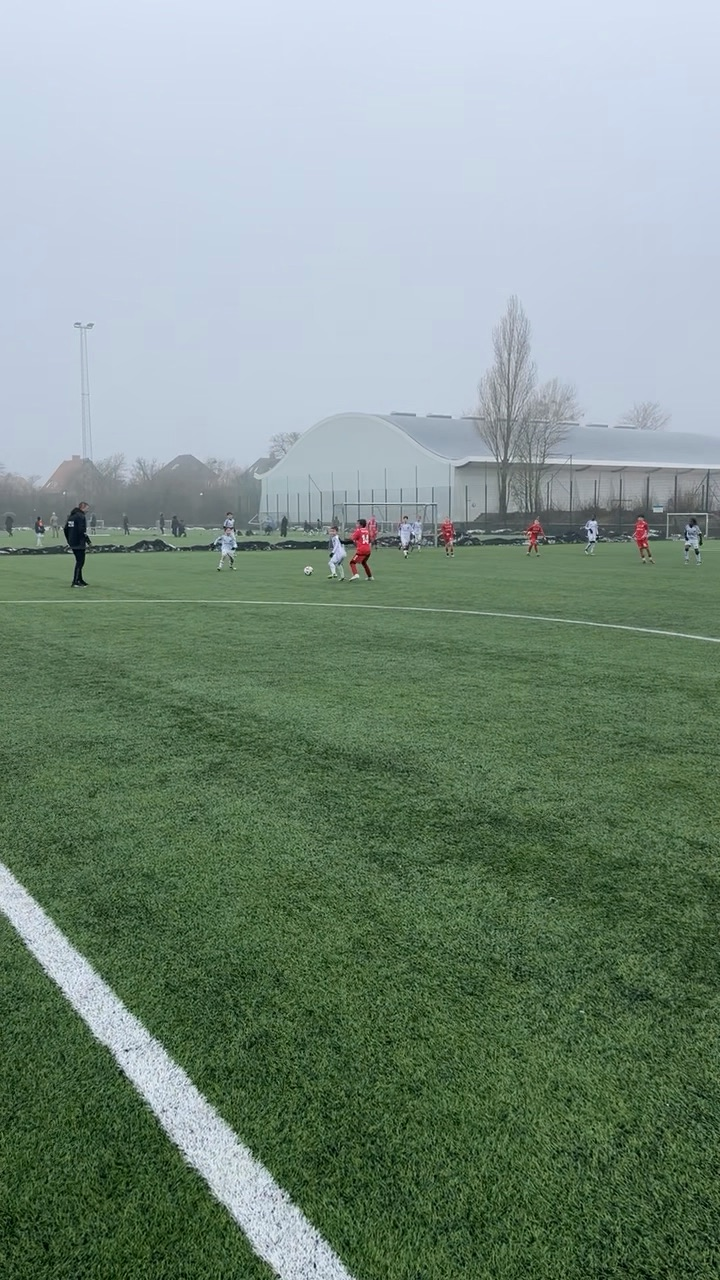
#> input picture backend/uploads/0153da80-8192-4208-87ac-5e7f6d38eeb5-marker.jpg, 720 x 1280 px
$ python -i native_goal_frame.py   (imports and definitions only)
#> lines starting #> are read from the running program, lines starting #| are printed output that depends on the picture; after the words box and inside, x2 and y2 are one past the last pixel; in counts of white or black regions, pixels touching at a corner belong together
#> further down, picture is the input picture: shape (1280, 720, 3); mean B, G, R 131.4, 143.8, 124.1
### backend/native_ball_reappearance.py
"""Local ball reidentification across a bounded body occlusion.

Compares native pixels after independent ball detections exist on both sides.
User circles and appearance-only optical flow are search hints, not classified
ball measurements. This module cannot create an event or make a model API call.
"""
from __future__ import annotations

from copy import deepcopy
import hashlib
import math
import re

VERSION = 1
SOURCE = "LOCAL_NATIVE_BALL_REIDENTIFICATION"
METHOD = "CLASSIFIED_APPEARANCE_CAMERA_MOTION"
MAX_GAP_MS = 900
MIN_AFTER_SAMPLES = 3
MIN_AFTER_SPAN_MS = 80
MIN_BALL_CONFIDENCE = 0.25
MIN_SIMILARITY = 0.90
MIN_ALTERNATIVE_MARGIN = 0.12
MIN_MOTION_DIAMETERS = 0.75
MIN_INTERIOR_STD = 8.
_SHA = re.compile(r"^[0-9a-f]{64}$")


def number(v):
    return isinstance(v, (int, float)) and not isinstance(v, bool) and math.isfinite(v)


def box_ok(box):
    if not isinstance(box, dict) or not all(number(box.get(k)) for k in ("x", "y", "w", "h")):
        return False
    x, y, w, h = (float(box[k]) for k in ("x", "y", "w", "h"))
    return 0 <= x < 1 and 0 <= y < 1 and 0 < w < .2 and 0 < h < .2 and x+w <= 1 and y+h <= 1


# [36 lines left out: functions _crop, _descriptor, not called in this run]


def _sha(patch):
    return hashlib.sha256(patch.tobytes()).hexdigest()


# [209 lines left out: functions _verified_time, _reference_center, _classified, _preexisting_stationary, measure_native_link, not called in this run]

### backend/native_goal_frame.py
"""Measure post/crossbar image candidates; projected frame is not goal depth.

A ball inside this 2D rectangle may still be in front of the goal. These
measurements aid image review and never substitute for a goal-plane verdict.
"""
import math

import native_ball_reappearance as native


def candidates(image,reference_box=None,*,details=False):
#> called with details = False
    import cv2
    import numpy as np
    h,w=image.shape[:2]
#> h = 1280; w = 720
    # Structural line detection is independent of ball/event labels.
    gray=cv2.cvtColor(image,cv2.COLOR_BGR2GRAY)
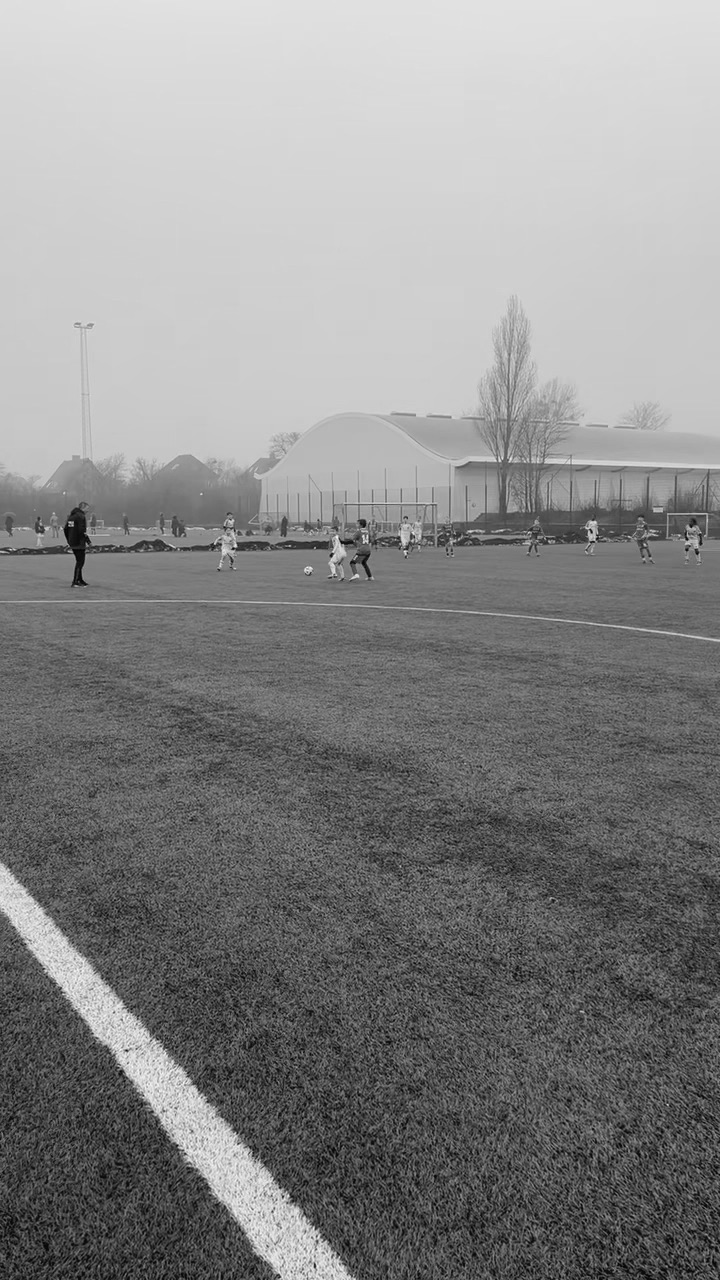
#> gray: shape (1280, 720); min 3, max 251, mean 136.5
    edges=cv2.Canny(gray,25,65)
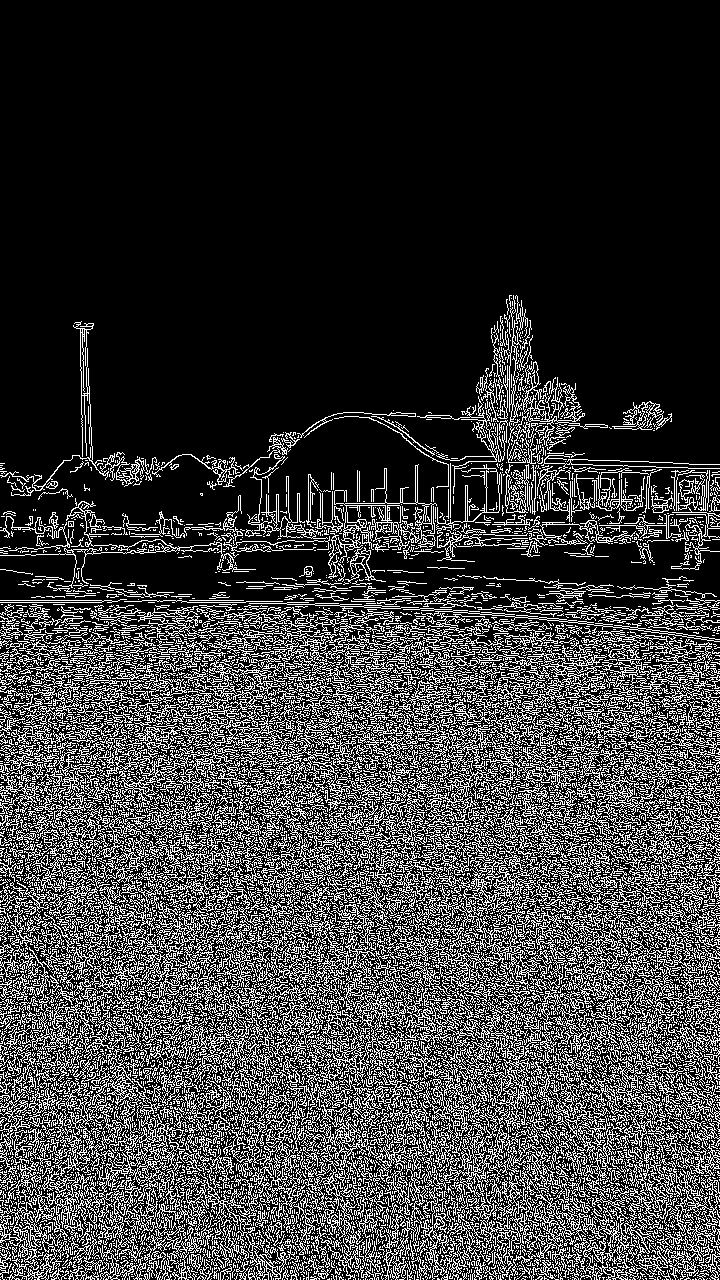
#> edges: shape (1280, 720); 23% white in thin lines or dots, all inside (x1, y1, x2, y2) = (0, 295, 720, 1280)
    if native.box_ok(reference_box):
        cy=(reference_box['y']+reference_box['h']/2)*h
        y0,y1=max(0,int(cy-.16*h)),min(h,int(cy+.12*h))
        edges[:y0]=0;edges[y1:]=0
    found=cv2.HoughLinesP(edges,1,np.pi/720,threshold=35,
        minLineLength=max(25,round(h*.025)),maxLineGap=15)
#> found = 1677 rows, first 6: [39, 576, 719, 1256], [26, 573, 718, 1265], [73, 1279, 414, 572], [22, 600, 701, 1279], [137, 1279, 715, 701], [30, 520, 719, 1209]
    empty={'projected_frame_candidates':[],'post_line_candidates':[],'crossbar_line_candidates':[]}
    if found is None:return empty if details else []
    vertical,horizontal=[],[]
    found=np.asarray(found)
    if found.size%4 or not found.size:return empty if details else []
    for x1,y1,x2,y2 in found.reshape(-1,4):
        dx,dy=x2-x1,y2-y1
        if dy<0:x1,y1,x2,y2=x2,y2,x1,y1;dx,dy=-dx,-dy
        length=math.hypot(dx,dy)
        count=max(20,int(length/3))
        xx=np.clip(np.linspace(x1,x2,count).round().astype(int),1,w-2)
        yy=np.clip(np.linspace(y1,y2,count).round().astype(int),1,h-2)
        # Look just inside either detected edge for a light frame member.
        brightness=np.maximum.reduce([gray[yy,xx],gray[yy,xx-1],gray[yy,xx+1],
                                      gray[yy-1,xx],gray[yy+1,xx]])
        if float(np.median(brightness))<65:continue
        if dy>h*.025 and abs(dx)<dy*.13:
            vertical.append((float(x1),float(y1),float(x2),float(y2)))
        elif abs(dx)>w*.10 and abs(dy)<abs(dx)*.13:
            if dx<0:x1,y1,x2,y2=x2,y2,x1,y1
            horizontal.append((float(x1),float(y1),float(x2),float(y2)))
#> this loop made 1677 passes
#> (x1, y1, x2, y2, dx, dy, length, count) on passes 1 to 12: (39, 576, 719, 1256, 680, 680, 961.7, 320), (26, 573, 718, 1265, 692, 692, 978.6, 326), (414, 572, 73, 1279, -341, 707, 784.9, 261), (22, 600, 701, 1279, 679, 679, 960.3, 320), (715, 701, 137, 1279, -578, 578, 817.4, 272), (30, 520, 719, 1209, 689, 689, 974.4, 324), (57, 577, 719, 1239, 662, 662, 936.2, 312), (4, 838, 714, 1278, 710, 440, 835.3, 278), (208, 523, 719, 1143, 511, 620, 803.4, 267), (713, 539, 0, 1252, -713, 713, 1008.3, 336), (535, 361, 493, 544, -42, 183, 187.8, 62), (2, 660, 670, 1278, 668, 618, 910, 303)
#> (dx, dy, x1, y1, x2, y2) on passes 83, 103, 106, 110, 111, 116: (-114, 8, 605, 509, 719, 501), (-560, 560, 717, 719, 157, 1279), (-276, 18, 217, 537, 493, 519), (-715, 656, 719, 616, 4, 1272), (-283, 6, 1, 555, 284, 549), (-692, 606, 718, 671, 26, 1277)
#> after the loop, horizontal = 140 items, first 6: (605, 509, 719, 501), (217, 537, 493, 519), (1, 555, 284, 549), (221, 547, 707, 532), (232, 532, 648, 495), (448, 501, 717, 484); vertical = 107 items, first 6: (13, 600, 27, 1275), (0, 725, 21, 1279), (85, 628, 97, 1279), (675, 566, 623, 1163), (700, 593, 719, 872), (52, 622, 49, 1272)
    vertical.sort(key=lambda r:r[0])
    merged=[]
    for line in vertical:
        match=next((i for i,old in enumerate(merged) if abs((line[0]+line[2]-old[0]-old[2])/2)<8
            and max(line[1],old[1])-min(line[3],old[3])<h*.08),None)
        if match is None:merged.append(line)
        else:
            old=merged[match];upper=min((old,line),key=lambda r:r[1]);lower=max((old,line),key=lambda r:r[3])
            merged[match]=(upper[0],upper[1],lower[2],lower[3])
#> this loop made 107 passes
#> (line, match, lower) on passes 2, 5, 7, 9, 11, 12: ((0, 757, 9, 1279), 0, (0, 725, 21, 1279)), ((0, 891, 7, 1253), 0, (0, 725, 21, 1279)), ((0, 1098, 1, 1276), 1, (0, 1010, 4, 1279)), ((1, 775, 8, 1113), 0, (0, 708, 21, 1279)), ((3, 1106, 6, 1235), 0, (3, 602, 21, 1279)), ((4, 772, 13, 904), 0, (3, 602, 21, 1279))
#> (match, upper, lower) on passes 6, 8, 10: (0, (0, 708, 6, 830), (0, 725, 21, 1279)), (1, (0, 961, 1, 1065), (0, 1010, 4, 1279)), (0, (3, 602, 6, 795), (0, 708, 21, 1279))
    vertical=merged
    horizontal.sort(key=lambda r:r[0])
    merged=[]
    for line in horizontal:
        def compatible(old):
            slope=(old[3]-old[1])/(old[2]-old[0])
            other_slope=(line[3]-line[1])/(line[2]-line[0])
            join=(max(line[0],old[0])+min(line[2],old[2]))/2
            difference=abs(old[1]+slope*(join-old[0])-line[1]-other_slope*(join-line[0]))
            return (max(line[0],old[0])-min(line[2],old[2])<=18
                and abs(slope-other_slope)<=.035 and difference<=3)
        match=next((i for i,old in enumerate(merged) if compatible(old)),None)
        if match is None:merged.append(line)
        else:
            old=merged[match];left=min((old,line),key=lambda r:r[0]);right=max((old,line),key=lambda r:r[2])
            merged[match]=(left[0],left[1],right[2],right[3])
#> this loop made 140 passes
#> line on passes 1 to 12: (0, 527, 105, 526), (0, 1260, 316, 1279), (0, 1248, 423, 1279), (0, 1258, 378, 1279), (0, 1267, 275, 1279), (0, 1259, 331, 1278), (0, 1274, 149, 1278), (1, 555, 284, 549), (1, 1268, 255, 1279), (1, 1270, 211, 1278), (2, 1241, 446, 1279), (2, 1255, 403, 1279)
    horizontal=merged
    quads=[]
    for bar in horizontal:
        bx1,by1,bx2,by2=bar
        def bar_y(x):return by1+(x-bx1)*(by2-by1)/(bx2-bx1)
        for left in vertical:
            lx=(left[0]+left[2])/2;ly=bar_y(lx)
            if abs(left[1]-ly)>24 or not bx1-24<=lx<=bx2+24:continue
            for right in vertical:
                rx=(right[0]+right[2])/2;ry=bar_y(rx)
                width=rx-lx
                if (not w*.10<=width<=w*.65 or abs(right[1]-ry)>24
                        or abs(bx1-lx)>30 or abs(bx2-rx)>30):continue
                heights=(left[3]-ly,right[3]-ry)
                if min(heights)<h*.065 or max(heights)>h*.65 or max(heights)>min(heights)*1.5:continue
                if not 1.1<=width/(sum(heights)/2)<=4.:continue
                quad={'top_left':{'x':lx/w,'y':ly/h},'top_right':{'x':rx/w,'y':ry/h},
                      'bottom_left':{'x':left[2]/w,'y':left[3]/h},
                      'bottom_right':{'x':right[2]/w,'y':right[3]/h}}
                if any(not 0<=v<=1 for p in quad.values() for v in p.values()):continue
                # Edge duplicates of one structure are one candidate.
                if any(max(math.dist((q[k]['x']*w,q[k]['y']*h),(quad[k]['x']*w,quad[k]['y']*h))
                               for k in quad)<24 for q in quads):continue
                quads.append(quad)
#> this loop made 73 passes
#> bar on passes 1 to 12: (0, 527, 105, 526), (0, 1260, 378, 1279), (0, 1248, 432, 1279), (0, 1267, 293, 1279), (0, 1274, 222, 1279), (1, 555, 622, 543), (2, 1241, 446, 1279), (2, 1255, 403, 1279), (4, 551, 91, 544), (8, 478, 174, 459), (36, 533, 180, 520), (64, 550, 236, 543)
    if not details:return quads[:8]
    def segment(line):
        return {'p1':{'x':line[0]/w,'y':line[1]/h},'p2':{'x':line[2]/w,'y':line[3]/h}}
    return {'projected_frame_candidates':quads[:8],
            'post_line_candidates':[segment(line) for line in vertical[:40]],
            'crossbar_line_candidates':[segment(line) for line in horizontal[:40]]}


def inspect(frames_by_ms,reference_box=None):
    import numpy as np
    result={'status':'SEARCH_ONLY','source':'LOCAL_NATIVE_POST_CROSSBAR_SEARCH',
            'proof_eligible':False,'depth_verified':False,'rows':[]}
    if not isinstance(frames_by_ms,dict) or not 2<=len(frames_by_ms)<=56:
        return {**result,'reason':'GOAL_FRAME_NATIVE_FRAME_BUDGET_INVALID'}
    shape=None
    if any(type(ms) is not int for ms in frames_by_ms):
        return {**result,'reason':'GOAL_FRAME_NATIVE_SOURCE_INVALID'}
    for ms,image in sorted(frames_by_ms.items()):
        if (type(ms) is not int or ms<0 or not isinstance(image,np.ndarray) or image.dtype!=np.uint8
                or image.ndim!=3 or image.shape[2]!=3 or shape is not None and shape!=image.shape):
            return {**result,'reason':'GOAL_FRAME_NATIVE_SOURCE_INVALID'}
        shape=image.shape
        result['rows'].append({'media_ms':ms,'time_authority':'ACTUAL_MEDIA_PTS',
            'source_bgr_pixel_sha256':native._sha(image),**candidates(image,reference_box,details=True)})
    result['reason']='PROJECTED_GOAL_FRAME_REQUIRES_INDEPENDENT_DEPTH_AND_SEMANTIC_REVIEW'
    return result

>>> import cv2
>>> picture = cv2.imread('uploads/0153da80-8192-4208-87ac-5e7f6d38eeb5-marker.jpg')
>>> result = candidates(picture)

$ run again, on backend/uploads/0b8a51c9-588b-4cf5-b247-2284ec8b70c8-anchor-2.jpg
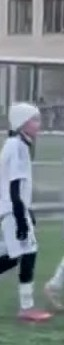
#> input picture backend/uploads/0b8a51c9-588b-4cf5-b247-2284ec8b70c8-anchor-2.jpg, 64 x 345 px
#> picture is the input picture: shape (345, 64, 3); mean B, G, R 136.3, 131.9, 122.7
#> in candidates, `gray=cv2.cvtColor(image,cv2.COLOR_BGR2GRAY)`:
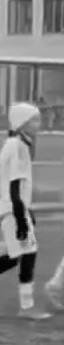
#> gray: shape (345, 64); min 1, max 235, mean 129.6
#> in candidates, `edges=cv2.Canny(gray,25,65)`:
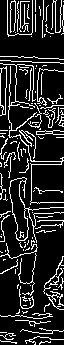
#> edges: shape (345, 64); 16% white in thin lines or dots
#> found = 98 rows, first 6: [29, 57, 34, 344], [6, 87, 6, 56], [32, 0, 32, 32], [24, 34, 24, 1], [20, 331, 20, 231], [35, 164, 37, 80]
#> the loop in candidates, `for x1,y1,x2,y2 in found.reshape(-1,4):` made 98 passes
#> (x1, y1, x2, y2, dx, dy, length, count) on passes 1 to 8: (29, 57, 34, 344, 5, 287, 287, 95), (6, 56, 6, 87, 0, 31, 31, 20), (32, 0, 32, 32, 0, 32, 32, 20), (24, 1, 24, 34, 0, 33, 33, 20), (20, 231, 20, 331, 0, 100, 100, 33), (37, 80, 35, 164, -2, 84, 84.02, 28), (9, 84, 11, 202, 2, 118, 118, 39), (30, 156, 22, 202, -8, 46, 46.69, 20)
#> after the loop in candidates, `for x1,y1,x2,y2 in found.reshape(-1,4):`: horizontal = [(1, 60, 62, 63), (1, 56, 58, 58)]; vertical = 92 items, first 6: (29, 57, 34, 344), (6, 56, 6, 87), (32, 0, 32, 32), (24, 1, 24, 34), (20, 231, 20, 331), (37, 80, 35, 164)
#> the loop in candidates, `for line in vertical:` made 92 passes
#> (line, match, lower) on passes 5, 6, 7, 8, 9, 10, 14, 15: ((3, 106, 3, 159), 0, (0, 56, 3, 272)), ((5, 88, 4, 167), 0, (0, 56, 3, 272)), ((6, 56, 6, 87), 0, (0, 56, 3, 272)), ((6, 316, 6, 341), 1, (2, 316, 2, 341)), ((6, 130, 6, 165), 0, (0, 56, 3, 272)), ((8, 106, 8, 135), 0, (0, 56, 3, 272)), ((11, 123, 13, 159), 2, (10, 3, 11, 202)), ((15, 56, 15, 105), 2, (10, 3, 11, 202))
#> the loop in candidates, `for line in horizontal:` made 2 passes
#> the loop in candidates, `for bar in horizontal:` made 2 passes
